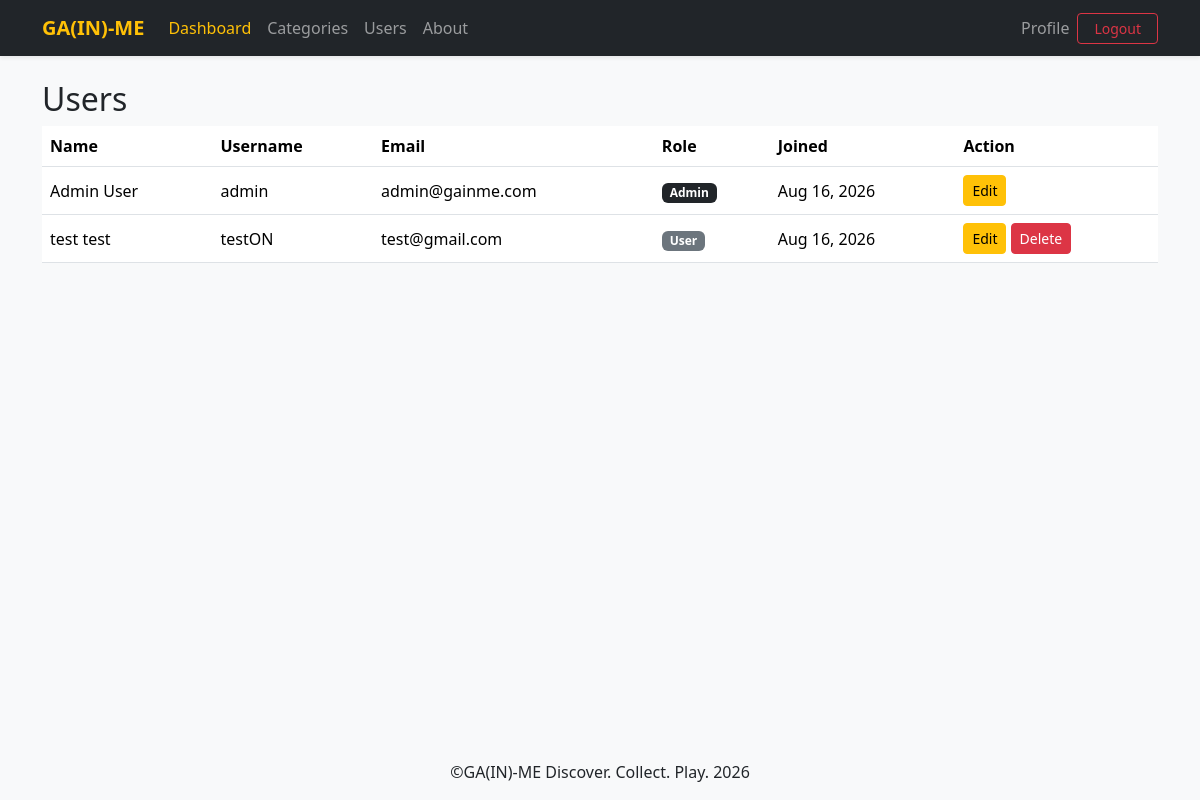
Before: /admin/users.php (signed in) with the older database file.
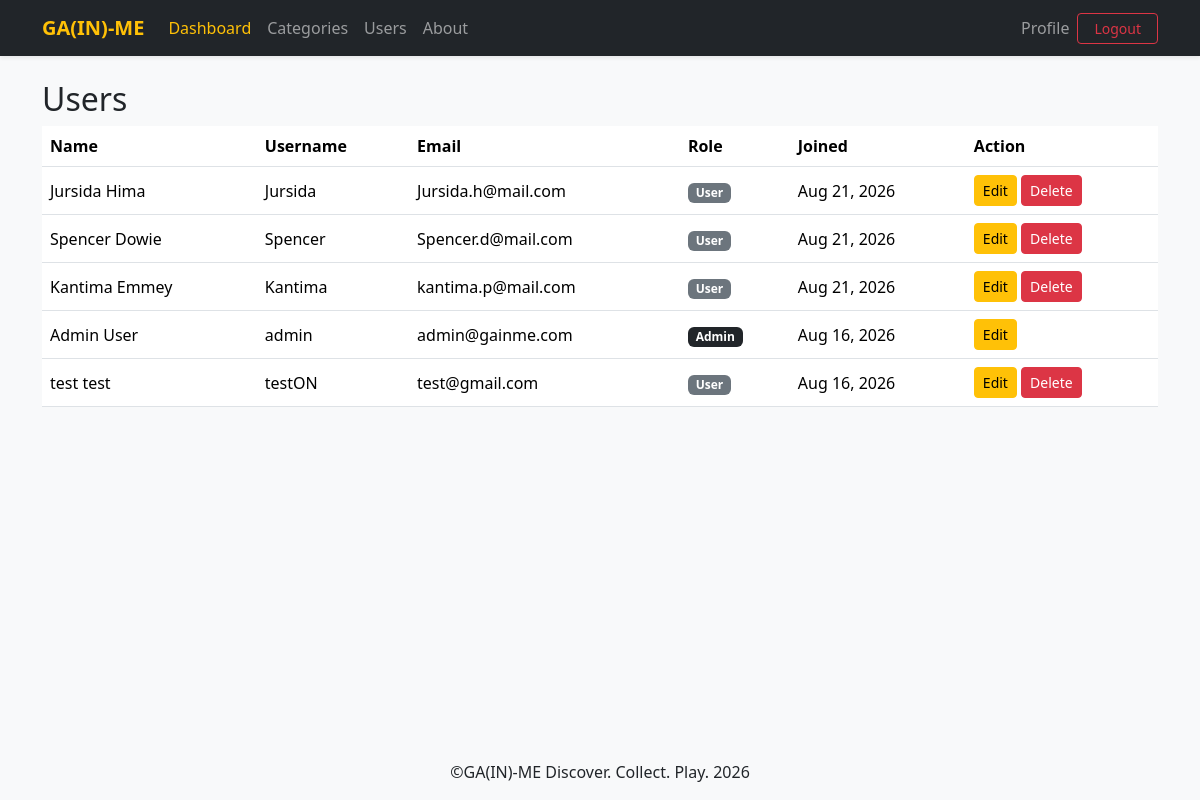
After: the same page with the newer database file.
### tables this page shows
CREATE TABLE `users` (
  `id` int(11) NOT NULL,
  `username` varchar(255) NOT NULL,
  `email` varchar(255) NOT NULL,
  `password` varchar(255) NOT NULL,
  `role_id` int(11) NOT NULL DEFAULT '2',
  `first_name` varchar(100) NOT NULL DEFAULT '',
  `last_name` varchar(100) NOT NULL DEFAULT '',
  `remember_token` varchar(255) DEFAULT NULL,
  `created_at` timestamp NOT NULL DEFAULT CURRENT_TIMESTAMP
);

CREATE TABLE `roles` (
  `id` int(11) NOT NULL,
  `role_name` varchar(50) NOT NULL,
  `description` varchar(255) DEFAULT NULL
);

### components/db.php (called while the page is built, shortened)
<?php
function create_connection()
{
    $hostname = "localhost";
    $username = "root";
    $password = "root";
    $dbname = "wdp_a3";
    $conn = mysqli_connect($hostname, $username, $password, $dbname);
    return $conn;
}
function get_users()
{
    $conn = create_connection();
    return $conn->query("
    SELECT users.*, roles.role_name
    FROM users
    JOIN roles ON users.role_id = roles.id
    ORDER BY users.created_at DESC
    ")->fetch_all(MYSQLI_ASSOC);
}

### admin/users.php (the view, shortened to what this page needs)
<?php
require_once("../components/db.php");
require_once("../components/header.php");
$users = get_users();
?>
<h2>Users</h2>
<table class="table align-middle mb-4">
    <thead>
        <tr>
            <th>Name</th>
            <th>Username</th>
            <th>Email</th>
            <th>Role</th>
            <th>Joined</th>
            <th>Action</th>
        </tr>
    </thead>
    <tbody>
        <?php foreach ($users as $u): ?>
            <tr>
                <td><?php echo htmlspecialchars($u["first_name"] . " " . $u["last_name"]); ?></td>
                <td><?php echo htmlspecialchars($u["username"]); ?></td>
                <td><?php echo htmlspecialchars($u["email"]); ?></td>
                <td>
                    <span class="badge bg-<?php echo $u["role_id"] == 1 ? "dark" : "secondary"; ?>">
                        <?php echo htmlspecialchars($u["role_name"]); ?>
                    </span>
                </td>
                <td><?php echo date("M j, Y", strtotime($u["created_at"])); ?></td>
                <td>
                    <a href="users.php?edit=<?php echo $u["id"]; ?>" class="btn btn-warning btn-sm">Edit</a>
                    <?php if ($u["id"] != $_SESSION["id"]): ?>
                        <form method="post" action="#" onsubmit="return confirm('Delete this user?');" class="d-inline">
                            <button type="submit" class="btn btn-danger btn-sm">Delete</button>
                        </form>
                    <?php endif; ?>
                </td>
            </tr>
        <?php endforeach; ?>
    </tbody>
</table>
<?php require_once("../components/footer.php"); ?>

Changed rows visible on the page:
added users: first_name+last_name "Jursida Hima", username "Jursida", email "Jursida.h@mail.com", role.role_name "User", created_at "Aug 21, 2026"
added users: first_name+last_name "Spencer Dowie", username "Spencer", email "Spencer.d@mail.com", role.role_name "User", created_at "Aug 21, 2026"
added users: first_name+last_name "Kantima Emmey", username "Kantima", email "kantima.p@mail.com", role.role_name "User", created_at "Aug 21, 2026"
